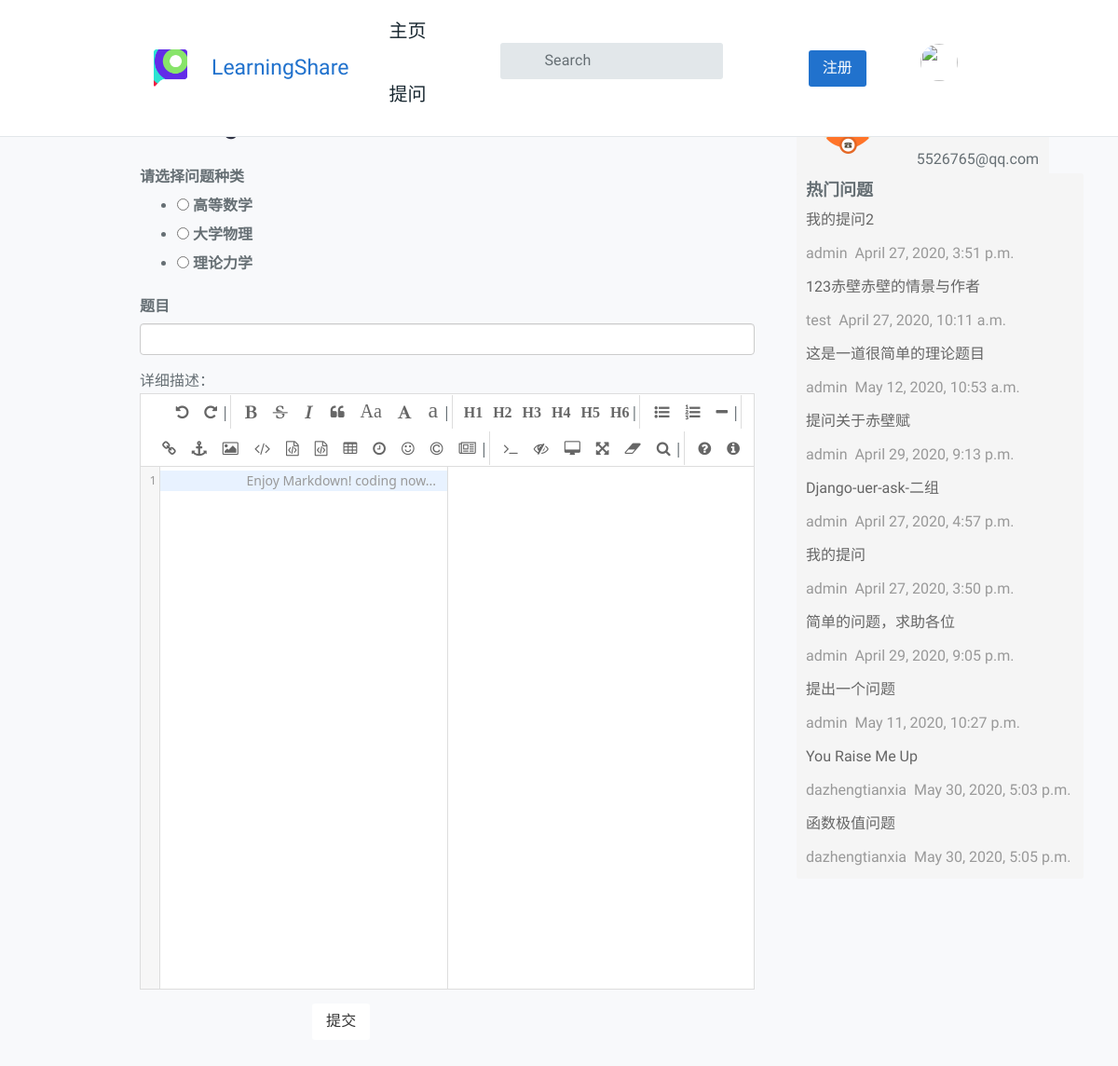
Screenshot of /question/add_question/ (signed in) with the database file from the repository.
### QuestionApp/models.py (models this page shows, shortened)
class Question(models.Model):
    user = models.ForeignKey(User, verbose_name='提问者', related_name='questions',on_delete=models.CASCADE)
    questionTitle = models.CharField('问题标题', max_length=40, unique=True, blank=False)
    questionCategory = models.ForeignKey('CategoryApp.Category', verbose_name='板块名称', on_delete=models.CASCADE)
    questionDescription = models.TextField('详细描述')
    created=models.DateTimeField(default=timezone.now, verbose_name='发布日期')
    publishDate = models.DateTimeField(auto_now=True, verbose_name='更新日期')
    goodNum = models.IntegerField(default=0, verbose_name='赞数')
    badNum = models.IntegerField(default=0, verbose_name='反对数')
    grade = models.IntegerField(default=0, verbose_name='综合质量')
    collect = models.ManyToManyField(User, related_name='collect_question', verbose_name='收藏', blank=True)
    users_like = models.ManyToManyField(User, related_name="questions_like", blank=True)
    users_unlike = models.ManyToManyField(User, related_name="questions_unlike", blank=True)
    views = models.IntegerField(default=0, verbose_name="阅读次数")

### QuestionApp/views.py (the view)
# urls.py: path('add_question/', views.ask, name='add_question'),
@login_required(login_url='/account/login')
def ask(request):
    if request.user.is_authenticated:
        username = request.user.username
        is_logged_in = True
    else:
        username = '未登录'
        is_logged_in = False
    context = {
        'username': username,
        'is_logged_in': is_logged_in,
    }
    if request.method == 'POST':
        id = request.user.id
        user = User.objects.get(id=id)
        if user:
            pass
        else:
            return HttpResponse("1")
        form = AskForm(request.POST)
        if form.is_valid():
            question_category_number = request.POST.get('category')
            question_title = request.POST.get('title')
            question_text = request.POST.get('editormd-markdown-doc')
            question_category = Category.objects.get(number=question_category_number)
            question = Question(
                user=user,
                questionTitle=question_title,
                questionCategory=question_category,
                questionDescription=question_text,
            )
            question.save()
            return HttpResponseRedirect(reverse('question:index', args=[1]))
        else:
            context['askMessage'] = "您的输入含有非法字符, 请重试!"
            form = AskForm()
            return HttpResponseRedirect('/')
    else:
        form = AskForm()
        category = Category.objects.all()
        questions = Question.objects.all()
        return render(request, 'question/add_question.html',
                      {"category": category, "form": form, "questions": questions,
                       "question_2": Question.objects.all().order_by('-views', 'created', 'questionTitle')[:10]})

### QuestionApp/forms.py (shortened to what this page needs)
class AskForm(forms.Form):
    category = forms.ChoiceField(choices=Category.objects.values_list('number', 'name'), required=True, widget=forms.RadioSelect)
    title = forms.CharField(label='请输入问题题目(60字以内):', max_length=60,required=True, widget=forms.TextInput(attrs={"class":"form-control"}))
    """
    def clean_question(self):
        question = self.cleaned_data.get('question')

        if len(question) < 3:
            raise forms.ValidationError("Your text must be at least 3 characters long.")
        elif len(question) > 2000:
            raise forms.ValidationError("Your text is too long.")
        else:
            return question
    """

### templates/question/add_question.html (shortened to what this page needs)
{% extends 'index.html' %}
{% load static %}
{% block content %}
<link rel="stylesheet" href="{% static 'editor/css/style.css' %}">
<link rel="stylesheet" href="{% static 'editor/css/editormd.css' %}">
<link rel="stylesheet" href="{% static 'css/style.css' %}">
<div class="col-sm-9">
    <div class="tt-topic-list">
        <div class="tt-list-header">
            <div class="tt-col-topic">
                <h2>Asking</h2>
            </div>
        </div>
    </div>
        <div id="fh5co-contact" >
            <div class="container">
                <form action="." method="post">
                <div class="form-group">
                    <label for="{{ form.category.id_for_label }}">请选择问题种类</label>
                    {{ form.category }}
                </div>
                <div class="form-group">
                    <label for="{{ form.title.id_for_label }}">题目</label>
                    {{ form.title }}
                </div>
                <div class="miaoshu"><span>详细描述：</span></div>
                    <div id="editormd" class=" text-left">
                </div>
                    <div class="row text-center vertical-middle-sm" >
                        <button type="submit" class="btn btn-default btn-lg" style="margin-left:200px">提交</button>
                    </div>
                </form>
            </div>
        </div>
</div>
{% endblock %}
{% block left %}
<div class="col-sm-3" >
    <div class="side-bar-well clearfix" style="position: fixed;">
        <div class="col-sm-5"><img src="{% static 'images/support.png' %}"></div>
        <div class="col-sm-7">
            <p class="side-bar-well-title">欢迎联系我们</p>
            <p>5526765@qq.com</p>
        </div>
    </div>
    <div class="side-bar-well" style="position: fixed;margin-top:90px">
        <strong class="side-bar-well-title">热门问题</strong>
        {% for question in question_2 %}
        <a href="{% url 'question:question_content' question_id=question.id %}" class="news-item">
            <div class="news-title">{{question.questionTitle}}</div>
        </a>
        <div class="news-info">
            <span>{{ question.user }}</span>
            <span>&nbsp{{question.created}}&nbsp</span>
        </div>
        {% endfor %}
    </div>
</div>
{% endblock %}

### static/css/main.css (style rules this page uses)
.side-bar-well { padding: 5px; background: #f5f5f5; margin-bottom: 10px; border-radius: 3px; }
.side-bar-well-title { font-size: 18px; padding:0px; margin-bottom: 0cm; }
.news-item { display: block; color: #666; }
.side-bar-well > * { padding: 5px; }
.news-info { color: #999; padding: 5px; }

### rows the page displays
Question: questionTitle "我的提问2", user "admin", created "April 27, 2020, 3:51 p.m."
Question: questionTitle "123赤壁赤壁的情景与作者", user "test", created "April 27, 2020, 10:11 a.m."
Question: questionTitle "这是一道很简单的理论题目", user "admin", created "May 12, 2020, 10:53 a.m."
Question: questionTitle "提问关于赤壁赋", user "admin", created "April 29, 2020, 9:13 p.m."
Question: questionTitle "Django-uer-ask-二组", user "admin", created "April 27, 2020, 4:57 p.m."
Question: questionTitle "我的提问", user "admin", created "April 27, 2020, 3:50 p.m."
Question: questionTitle "简单的问题，求助各位", user "admin", created "April 29, 2020, 9:05 p.m."
Question: questionTitle "提出一个问题", user "admin", created "May 11, 2020, 10:27 p.m."
Question: questionTitle "You Raise Me Up", user "dazhengtianxia", created "May 30, 2020, 5:03 p.m."
Question: questionTitle "函数极值问题", user "dazhengtianxia", created "May 30, 2020, 5:05 p.m."
